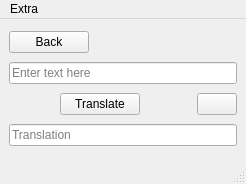
<?xml version="1.0" encoding="UTF-8"?>
<ui version="4.0">
 <class>WindowCharParse</class>
 <widget class="QMainWindow" name="WindowCharParse">
  <property name="geometry">
   <rect>
    <x>0</x>
    <y>0</y>
    <width>246</width>
    <height>184</height>
   </rect>
  </property>
  <property name="sizePolicy">
   <sizepolicy hsizetype="Fixed" vsizetype="Fixed">
    <horstretch>0</horstretch>
    <verstretch>0</verstretch>
   </sizepolicy>
  </property>
  <property name="minimumSize">
   <size>
    <width>0</width>
    <height>0</height>
   </size>
  </property>
  <property name="maximumSize">
   <size>
    <width>16777215</width>
    <height>16777215</height>
   </size>
  </property>
  <property name="windowTitle">
   <string>BinaRy</string>
  </property>
  <widget class="QWidget" name="centralwidget">
   <layout class="QVBoxLayout" name="verticalLayout">
    <item>
     <layout class="QHBoxLayout" name="horizontalLayout">
      <item>
       <widget class="QPushButton" name="buttonBack">
        <property name="text">
         <string>Back</string>
        </property>
       </widget>
      </item>
      <item>
       <spacer name="horizontalSpacer">
        <property name="orientation">
         <enum>Qt::Horizontal</enum>
        </property>
        <property name="sizeHint" stdset="0">
         <size>
          <width>40</width>
          <height>20</height>
         </size>
        </property>
       </spacer>
      </item>
     </layout>
    </item>
    <item>
     <widget class="QLineEdit" name="lineEditUpper">
      <property name="placeholderText">
       <string>Enter text here</string>
      </property>
     </widget>
    </item>
    <item>
     <layout class="QHBoxLayout" name="horizontalLayout_2">
      <item>
       <spacer name="horizontalSpacer_2">
        <property name="orientation">
         <enum>Qt::Horizontal</enum>
        </property>
        <property name="sizeHint" stdset="0">
         <size>
          <width>40</width>
          <height>20</height>
         </size>
        </property>
       </spacer>
      </item>
      <item>
       <widget class="QPushButton" name="buttonTranslate">
        <property name="text">
         <string>Translate</string>
        </property>
       </widget>
      </item>
      <item>
       <spacer name="horizontalSpacer_3">
        <property name="orientation">
         <enum>Qt::Horizontal</enum>
        </property>
        <property name="sizeHint" stdset="0">
         <size>
          <width>40</width>
          <height>20</height>
         </size>
        </property>
       </spacer>
      </item>
      <item>
       <widget class="QPushButton" name="buttonSwap">
        <property name="text">
         <string/>
        </property>
       </widget>
      </item>
     </layout>
    </item>
    <item>
     <widget class="QLineEdit" name="lineEditLower">
      <property name="readOnly">
       <bool>true</bool>
      </property>
      <property name="placeholderText">
       <string>Translation</string>
      </property>
     </widget>
    </item>
   </layout>
  </widget>
  <widget class="QMenuBar" name="menubar">
   <property name="geometry">
    <rect>
     <x>0</x>
     <y>0</y>
     <width>246</width>
     <height>22</height>
    </rect>
   </property>
   <widget class="QMenu" name="menuExtra">
    <property name="title">
     <string>Extra</string>
    </property>
    <addaction name="actionAbout_developer"/>
    <addaction name="actionAbout_program"/>
    <addaction name="actionRefresh"/>
    <addaction name="actionExit"/>
   </widget>
   <addaction name="menuExtra"/>
  </widget>
  <widget class="QStatusBar" name="statusBar"/>
  <action name="actionAbout_developer">
   <property name="text">
    <string>About developer</string>
   </property>
   <property name="shortcut">
    <string>Ctrl+D</string>
   </property>
  </action>
  <action name="actionAbout_program">
   <property name="text">
    <string>About program</string>
   </property>
   <property name="shortcut">
    <string>Ctrl+P</string>
   </property>
  </action>
  <action name="actionExit">
   <property name="text">
    <string>Exit</string>
   </property>
   <property name="shortcut">
    <string>Ctrl+E</string>
   </property>
  </action>
  <action name="actionRefresh">
   <property name="text">
    <string>Refresh</string>
   </property>
   <property name="shortcut">
    <string>Ctrl+R</string>
   </property>
  </action>
 </widget>
 <resources/>
 <connections/>
</ui>
